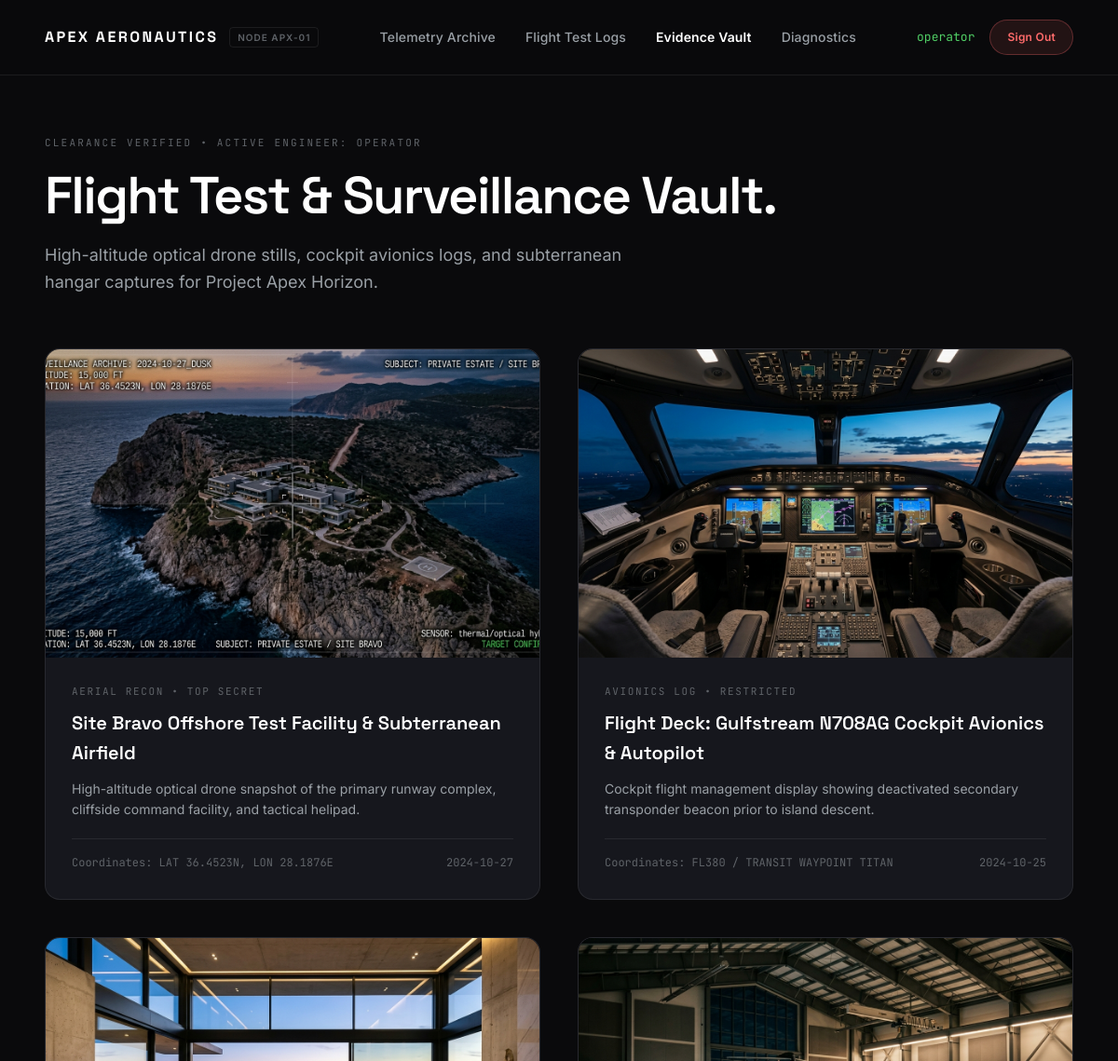
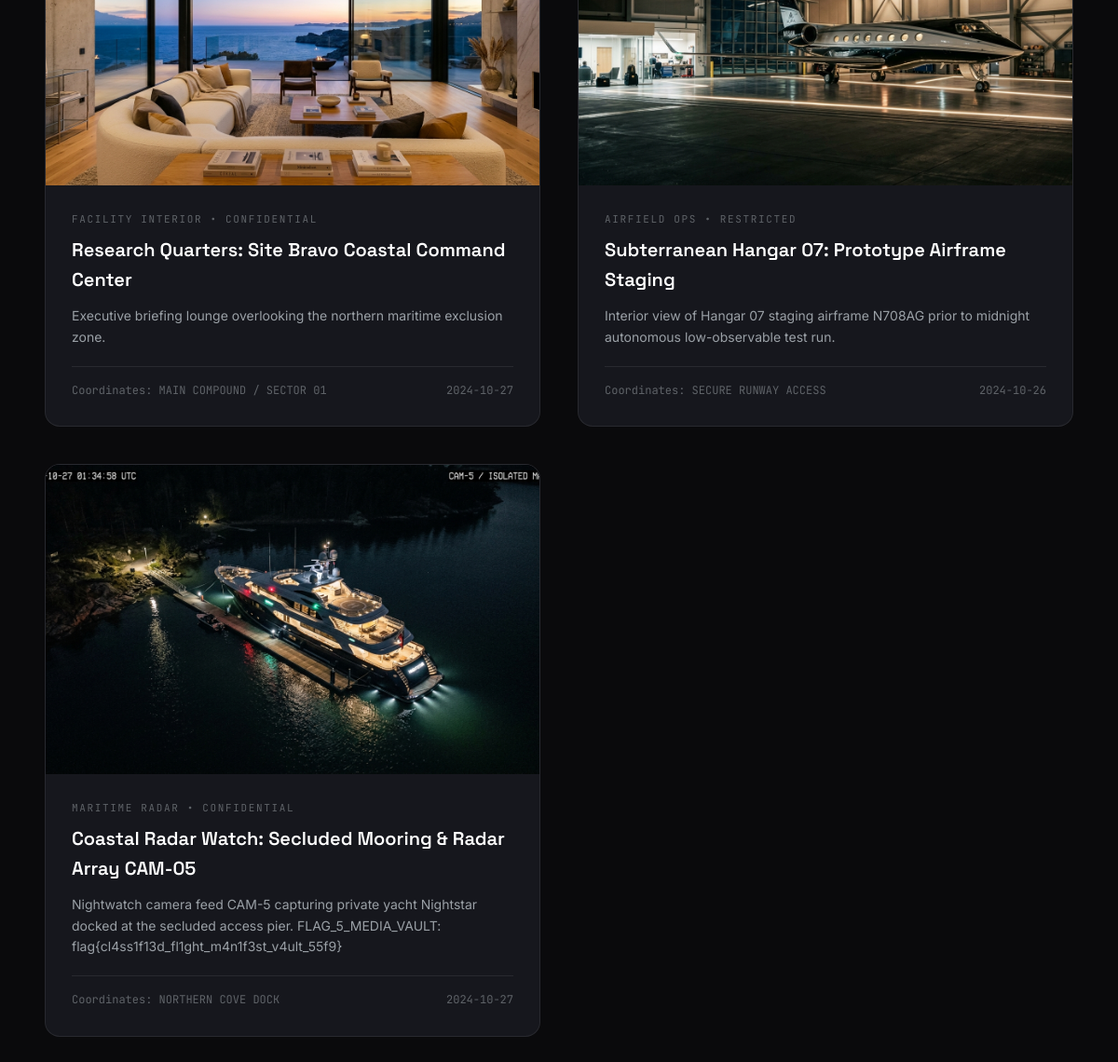
The page /photos (signed in) on the database its author committed (2 pictures, top to bottom).
### tables this page shows
CREATE TABLE users (
    id INTEGER PRIMARY KEY AUTOINCREMENT,
    username TEXT UNIQUE NOT NULL,
    password_hash TEXT NOT NULL,
    role TEXT NOT NULL DEFAULT 'engineer',
    created_at TEXT NOT NULL,
    last_login TEXT
);

CREATE TABLE photos (
    id INTEGER PRIMARY KEY AUTOINCREMENT,
    title TEXT NOT NULL,
    category TEXT NOT NULL,
    image_url TEXT NOT NULL,
    timestamp TEXT NOT NULL,
    coordinates TEXT NOT NULL,
    classification TEXT NOT NULL,
    description TEXT NOT NULL
);

### app/routes/main.py (the view)
@router.get("/photos", response_class=HTMLResponse)
async def photos_page(request: Request):
    user = get_current_user(request)
    if not user:
        context = get_base_context(request, "SURVEILLANCE VAULT (LOCKED)")
        return templates.TemplateResponse(
            request=request,
            name="photos_locked.html",
            context=context,
        )
    context = get_base_context(request, "SURVEILLANCE EVIDENCE VAULT")
    photos = query_all("SELECT * FROM photos ORDER BY id ASC")
    context.update({"photos": photos})
    return templates.TemplateResponse(
        request=request,
        name="photos.html",
        context=context,
    )

### templates/photos.html
{% extends "base.html" %}
{% block content %}
<div class="sq-hero">
  <div class="sq-kicker">Clearance Verified &bull; Active Engineer: {{ current_user.username }}</div>
  <h1 class="sq-hero-title">Flight Test &amp; Surveillance Vault.</h1>
  <p class="sq-hero-sub">
    High-altitude optical drone stills, cockpit avionics logs, and subterranean hangar captures for Project Apex Horizon.
  </p>
</div>
<div class="sq-gallery-grid">
  {% for p in photos %}
  <div class="sq-photo-item">
    <div class="sq-photo-img-wrap">
      <img src="{{ p.image_url }}" alt="{{ p.title }}">
    </div>
    <div class="sq-photo-caption">
      <div class="sq-photo-kicker">{{ p.category }} &bull; {{ p.classification }}</div>
      <h3 class="sq-photo-title">{{ p.title }}</h3>
      <p class="sq-photo-desc">{{ p.description }}</p>
      <div class="sq-photo-meta-bar">
        <span>Coordinates: {{ p.coordinates }}</span>
        <span>{{ p.timestamp.split(' ')[0] }}</span>
      </div>
    </div>
  </div>
  {% endfor %}
</div>
{% endblock %}

### templates/base.html (shortened to what this page needs)
<!DOCTYPE html>
<html lang="en">
<head>
  <link rel="stylesheet" href="/static/css/style.css">
</head>
<body>
  <header class="sq-nav">
    <div class="sq-nav-inner">
      <a href="/" class="sq-brand">
        <span class="sq-brand-title">Apex Aeronautics</span>
        <span class="sq-brand-badge">Node APX-01</span>
      </a>
      <nav class="sq-menu">
        <a href="/" class="sq-menu-link {% if request.url.path == '/' %}active{% endif %}">Telemetry Archive</a>
        <a href="/flights" class="sq-menu-link {% if request.url.path == '/flights' %}active{% endif %}">Flight Test Logs</a>
        <a href="/photos" class="sq-menu-link {% if request.url.path == '/photos' %}active{% endif %}">
          {% if current_user %}Evidence Vault{% else %}Evidence Vault (Locked){% endif %}
        </a>
        <a href="/status" class="sq-menu-link {% if request.url.path == '/status' %}active{% endif %}">Diagnostics</a>
      </nav>
      <div class="sq-nav-action">
        {% if current_user %}
          <span style="font-family: var(--font-mono); font-size: 13px; color: var(--accent-green);">{{ current_user.username }}</span>
          <a href="/logout" class="sq-btn sq-btn-danger" style="padding: 8px 18px; font-size: 12px;">Sign Out</a>
        {% else %}
          <a href="/login" class="sq-btn sq-btn-primary" style="padding: 8px 22px; font-size: 12px;">Sign In</a>
        {% endif %}
      </div>
    </div>
  </header>
  <main class="sq-container">
    {% block content %}{% endblock %}
  </main>
</body>
</html>

### static/css/style.css (style rules this page uses)
:root { --bg-page: #0a0a0c; --bg-surface: #121216; --bg-card: #16171d; --bg-card-hover: #1c1d25; --bg-input: #111115; --border: rgba(255, 255, 255, 0.08); --border-strong: rgba(255, 255, 255, 0.18); --border-focus: #ffffff; --text-primary: #ffffff; --text-secondary: #9aa0a6; --text-muted: #5f6368; --accent-blue: #70a5ff; --accent-red: #ff6b6b; --accent-green: #51cf66; --font-display: "Space Grotesk", -apple-system, sans-serif; --font-sans: "Inter", -apple-system, BlinkMacSystemFont, sans-serif; --font-mono: "JetBrains Mono", Consolas, monospace; }
* { box-sizing: border-box; margin: 0; padding: 0; }
body { background-color: var(--bg-page); color: var(--text-primary); font-family: var(--font-sans); font-size: 15px; line-height: 1.6; min-height: 100vh; -webkit-font-smoothing: antialiased; }
a { color: inherit; text-decoration: none; }
.sq-nav { position: sticky; top: 0; z-index: 100; background: rgba(10, 10, 12, 0.88); backdrop-filter: blur(20px); -webkit-backdrop-filter: blur(20px); border-bottom: 1px solid var(--border); padding: 0 48px; }
.sq-nav-inner { max-width: 1360px; margin: 0 auto; height: 80px; display: flex; align-items: center; justify-content: space-between; }
.sq-brand { display: flex; align-items: center; gap: 12px; }
.sq-brand-title { font-family: var(--font-display); font-size: 16px; font-weight: 700; letter-spacing: 0.15em; text-transform: uppercase; color: #ffffff; }
.sq-brand-badge { font-size: 10px; font-weight: 600; letter-spacing: 0.1em; text-transform: uppercase; color: var(--text-muted); border: 1px solid var(--border); padding: 2px 8px; border-radius: 4px; }
.sq-menu { display: flex; align-items: center; gap: 32px; }
.sq-menu-link { font-size: 14px; font-weight: 500; color: var(--text-secondary); transition: color 0.2s ease; letter-spacing: 0.01em; }
.sq-menu-link.active { color: #ffffff; font-weight: 600; }
.sq-nav-action { display: flex; align-items: center; gap: 16px; }
.sq-container { max-width: 1360px; margin: 0 auto; padding: 64px 48px 120px 48px; }
.sq-hero { margin-bottom: 56px; }
.sq-kicker { font-family: var(--font-mono); font-size: 11px; letter-spacing: 0.2em; text-transform: uppercase; color: var(--text-muted); margin-bottom: 16px; }
.sq-hero-title { font-family: var(--font-display); font-size: 56px; font-weight: 600; letter-spacing: -0.03em; line-height: 1.1; color: #ffffff; margin-bottom: 20px; }
.sq-hero-sub { font-size: 18px; color: var(--text-secondary); max-width: 680px; line-height: 1.6; font-weight: 400; }
.sq-btn { display: inline-flex; align-items: center; justify-content: center; padding: 12px 28px; border-radius: 9999px; font-family: var(--font-sans); font-size: 13px; font-weight: 600; letter-spacing: 0.02em; cursor: pointer; transition: all 0.2s ease; border: 1px solid transparent; text-decoration: none; }
.sq-btn-danger { background: rgba(255, 107, 107, 0.1); border-color: rgba(255, 107, 107, 0.3); color: #ff6b6b; }
.sq-gallery-grid { display: grid; grid-template-columns: repeat(auto-fill, minmax(420px, 1fr)); gap: 40px; }
.sq-photo-item { display: flex; flex-direction: column; border-radius: 16px; overflow: hidden; background: var(--bg-card); border: 1px solid var(--border); transition: all 0.3s ease; }
.sq-photo-img-wrap { position: relative; width: 100%; aspect-ratio: 16 / 10; background: #000000; overflow: hidden; }
.sq-photo-img-wrap img { width: 100%; height: 100%; object-fit: cover; transition: transform 0.4s ease; }
.sq-photo-caption { padding: 28px; }
.sq-photo-kicker { font-family: var(--font-mono); font-size: 11px; letter-spacing: 0.15em; text-transform: uppercase; color: var(--text-muted); margin-bottom: 8px; }
.sq-photo-title { font-family: var(--font-display); font-size: 20px; font-weight: 600; color: #ffffff; margin-bottom: 12px; }
.sq-photo-desc { font-size: 14px; color: var(--text-secondary); line-height: 1.6; margin-bottom: 20px; }
.sq-photo-meta-bar { display: flex; justify-content: space-between; align-items: center; border-top: 1px solid var(--border); padding-top: 16px; font-family: var(--font-mono); font-size: 12px; color: var(--text-muted); }

### rows shown on the page
users: username "operator", username "OPERATOR"
photos: image_url (picture), category "AERIAL RECON", classification "TOP SECRET", title "Site Bravo Offshore Test Facility & Subterranean Airfield", description "High-altitude optical drone snapshot of the primary runway complex, cliffside command facility, and tactical helipad.", coordinates "LAT 36.4523N, LON 28.1876E", timestamp "2024-10-27"
photos: image_url (picture), category "AVIONICS LOG", classification "RESTRICTED", title "Flight Deck: Gulfstream N708AG Cockpit Avionics & Autopilot", description "Cockpit flight management display showing deactivated secondary transponder beacon prior to island descent.", coordinates "FL380 / TRANSIT WAYPOINT TITAN", timestamp "2024-10-25"
photos: image_url (picture), category "FACILITY INTERIOR", classification "CONFIDENTIAL", title "Research Quarters: Site Bravo Coastal Command Center", description "Executive briefing lounge overlooking the northern maritime exclusion zone.", coordinates "MAIN COMPOUND / SECTOR 01", timestamp "2024-10-27"
photos: image_url (picture), category "AIRFIELD OPS", classification "RESTRICTED", title "Subterranean Hangar 07: Prototype Airframe Staging", description "Interior view of Hangar 07 staging airframe N708AG prior to midnight autonomous low-observable test run.", coordinates "SECURE RUNWAY ACCESS", timestamp "2024-10-26"
photos: image_url (picture), category "MARITIME RADAR", classification "CONFIDENTIAL", title "Coastal Radar Watch: Secluded Mooring & Radar Array CAM-05", description "Nightwatch camera feed CAM-5 capturing private yacht Nightstar docked at the secluded access pier. FLAG_5_MEDIA_VAULT: flag{cl4ss1f13d_fl1ght_m4n1f3st_v4ult_55f9}", coordinates "NORTHERN COVE DOCK", timestamp "2024-10-27"
